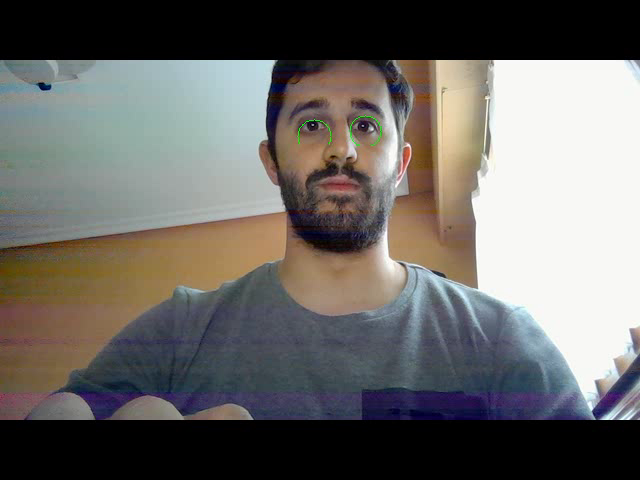
#> input picture frame 36 of Desafio11/desafio11_erode.avi, 640 x 480 px, given in place of slowflv.mov, which was not available
$ jupyter execute --allow-errors 'tutorial-43 optical flow.ipynb'
#> lines starting #> are read from the running program, lines starting #| are printed output that depends on the picture; pictures that were not available may be replaced by others from this repository, and a replacement may not be noted
[cell 1]
# Optical Flow
# https://docs.opencv.org/3.1.0/d7/d8b/tutorial_py_lucas_kanade.html

[cell 2]
import cv2
import numpy as np
from matplotlib import pyplot as plt

[cell 3]
cd ../data

[cell 4]
# Lucas-Kanade Optical Flow in OpenCV

[cell 5]
cap = cv2.VideoCapture('slowflv.mov')

[cell 6]
# params for ShiTomasi corner detection
feature_params = dict( maxCorners = 100,
                       qualityLevel = 0.3,
                       minDistance = 7,
                       blockSize = 7 )

[cell 7]
# Parameters for lucas kanade optical flow
lk_params = dict( winSize  = (15,15),
                  maxLevel = 2,
                  criteria = (cv2.TERM_CRITERIA_EPS | cv2.TERM_CRITERIA_COUNT, 10, 0.03))

[cell 8]
# Create some random colors
color = np.random.randint(0,255,(100,3))

[cell 9]
# Take first frame and find corners in it
ret, old_frame = cap.read()
#> old_frame is the input picture: shape (480, 640, 3); mean B, G, R 102, 105, 107.3
old_gray = cv2.cvtColor(old_frame, cv2.COLOR_BGR2GRAY)
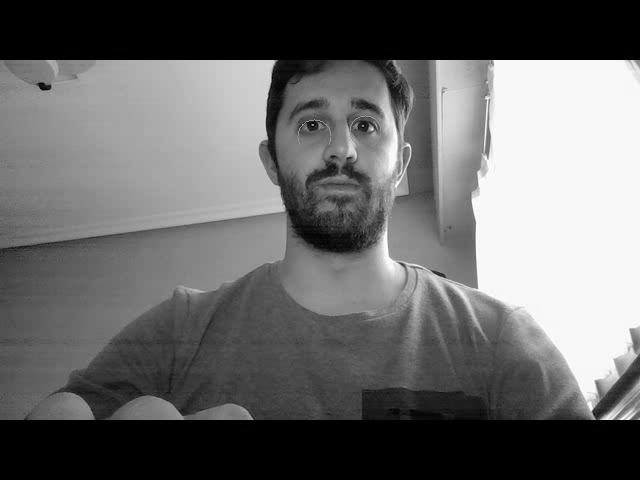
#> old_gray: shape (480, 640); min 0, max 255, mean 105.4
p0 = cv2.goodFeaturesToTrack(old_gray, mask = None, **feature_params)
#> p0 = 24 rows, first 8: [274, 63], [371, 129], [315, 124], [48, 86], [593, 417], [491, 63], [475, 287], [394, 62]

[cell 10]
# Create a mask image for drawing purposes
mask = np.zeros_like(old_frame)

#> (a cell that did not finish here is left out)

[cell 12]
# Dense Optical Flow in OpenCV

[cell 13]
cap = cv2.VideoCapture("vtest.avi")

[cell 14]
ret, frame1 = cap.read()
prvs = cv2.cvtColor(frame1,cv2.COLOR_BGR2GRAY)
hsv = np.zeros_like(frame1)
hsv[...,1] = 255

[cell 15]
while(1):
    ret, frame2 = cap.read()
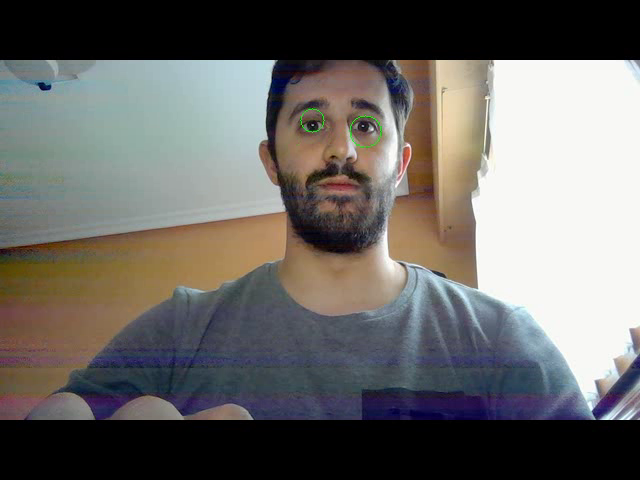
#> input picture frame 37 of Desafio11/desafio11_erode.avi, 640 x 480 px, given in place of vtest.avi, which was not available
#> frame2 is the input picture: shape (480, 640, 3); mean B, G, R 102.1, 104.8, 106.8
    next = cv2.cvtColor(frame2,cv2.COLOR_BGR2GRAY)

    flow = cv2.calcOpticalFlowFarneback(prvs,next, None, 0.5, 3, 15, 3, 5, 1.2, 0)

    mag, ang = cv2.cartToPolar(flow[...,0], flow[...,1])
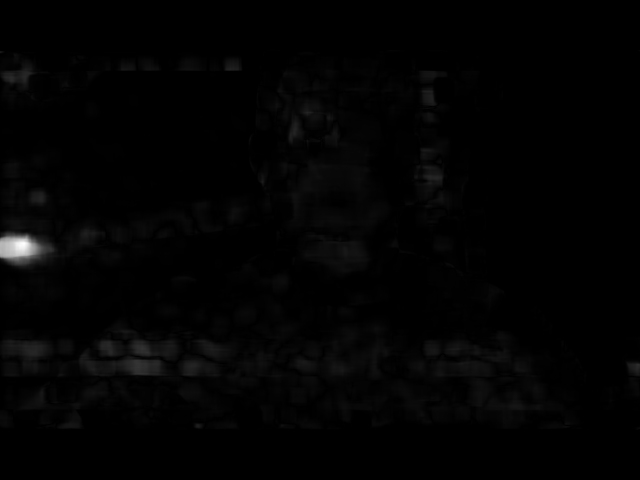
#> mag: shape (480, 640) float32; min 0, max 11.86, mean 0.147; drawn with min black and max white
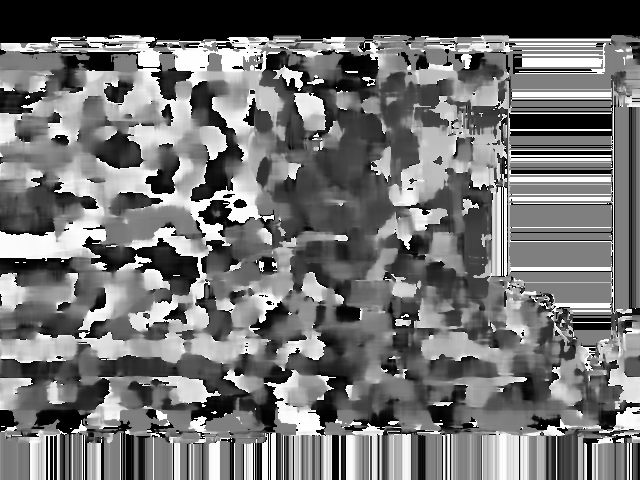
#> ang: shape (480, 640) float32; min 0, max 6.28, mean 2.8; drawn with min black and max white
    hsv[...,0] = ang*180/np.pi/2
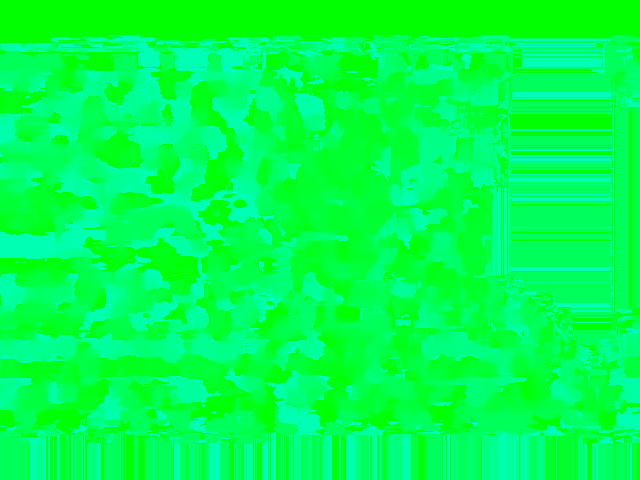
#> hsv: shape (480, 640, 3); mean of channels 0, 1, 2 79.7, 255, 0; drawn as B, G, R
    hsv[...,2] = cv2.normalize(mag,None,0,255,cv2.NORM_MINMAX)
    bgr = cv2.cvtColor(hsv,cv2.COLOR_HSV2BGR)

    cv2.imshow('frame2',bgr)
    k = cv2.waitKey(30) & 0xff
#> (key Esc is pressed here)
    if k == 27:
        break
    elif k == ord('s'):
        cv2.imwrite('opticalfb.png',frame2)
        cv2.imwrite('opticalhsv.png',bgr)
    prvs = next

cap.release()
cv2.destroyAllWindows()

$ run again, starting later in the video
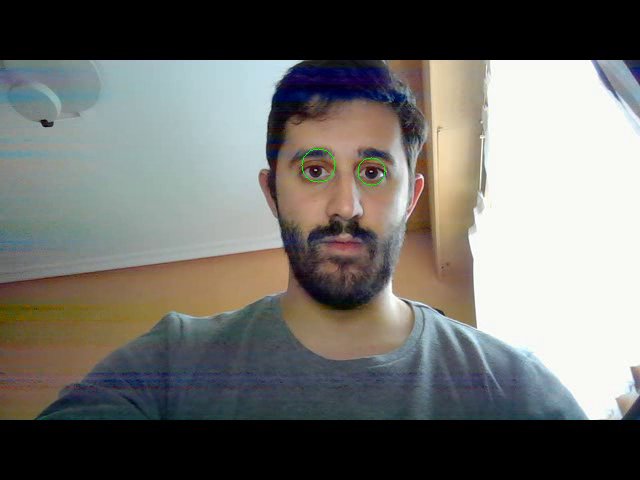
#> input picture frame 162 of Desafio11/desafio11_erode.avi, 640 x 480 px, given in place of slowflv.mov, which was not available
#> old_frame is the input picture: shape (480, 640, 3); mean B, G, R 107.9, 111.5, 111.9
#> p0 = 22 rows, first 8: [380, 174], [420, 176], [368, 172], [318, 171], [50, 123], [266, 167], [620, 416], [632, 368]
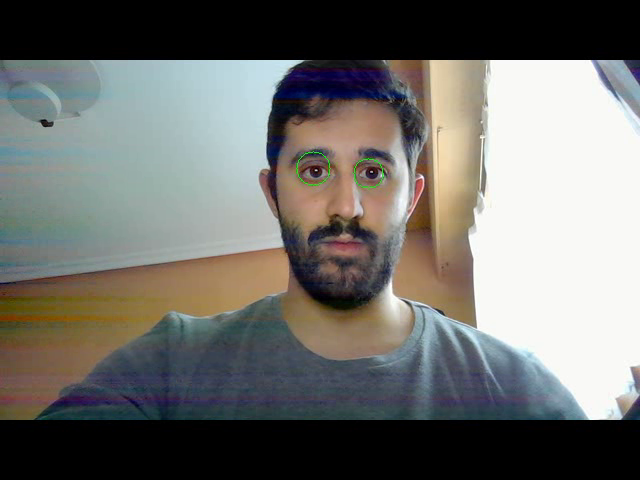
#> input picture frame 163 of Desafio11/desafio11_erode.avi, 640 x 480 px, given in place of vtest.avi, which was not available
#> frame2 is the input picture: shape (480, 640, 3); mean B, G, R 107.8, 111.6, 111.8
#> `bgr = cv2.cvtColor(hsv,cv2.COLOR_HSV2BGR)`:
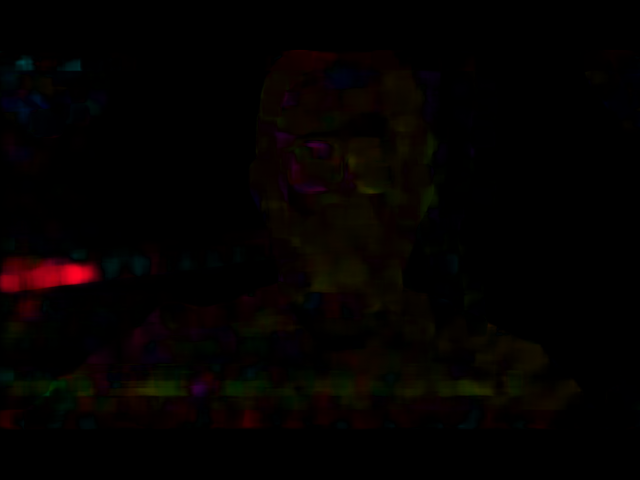
#> bgr: shape (480, 640, 3); mean B, G, R 0.8, 1.7, 4.2

$ run again, starting later in the video
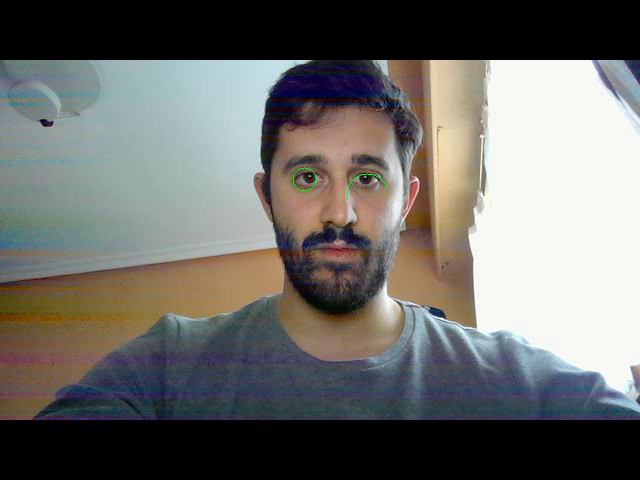
#> input picture frame 289 of Desafio11/desafio11_erode.avi, 640 x 480 px, given in place of slowflv.mov, which was not available
#> old_frame is the input picture: shape (480, 640, 3); mean B, G, R 105.3, 108.4, 109
#> p0 = 27 rows, first 8: [416, 179], [362, 178], [311, 177], [374, 179], [50, 123], [261, 172], [473, 325], [41, 121]
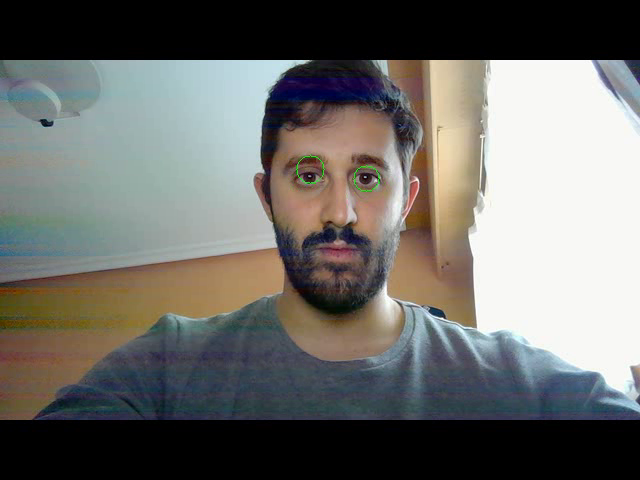
#> input picture frame 290 of Desafio11/desafio11_erode.avi, 640 x 480 px, given in place of vtest.avi, which was not available
#> frame2 is the input picture: shape (480, 640, 3); mean B, G, R 105, 108.6, 108.9
#> `bgr = cv2.cvtColor(hsv,cv2.COLOR_HSV2BGR)`:
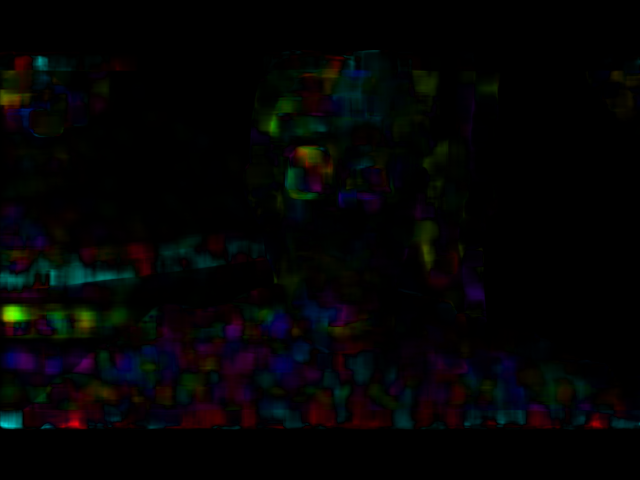
#> bgr: shape (480, 640, 3); mean B, G, R 4.4, 3.9, 3.8
